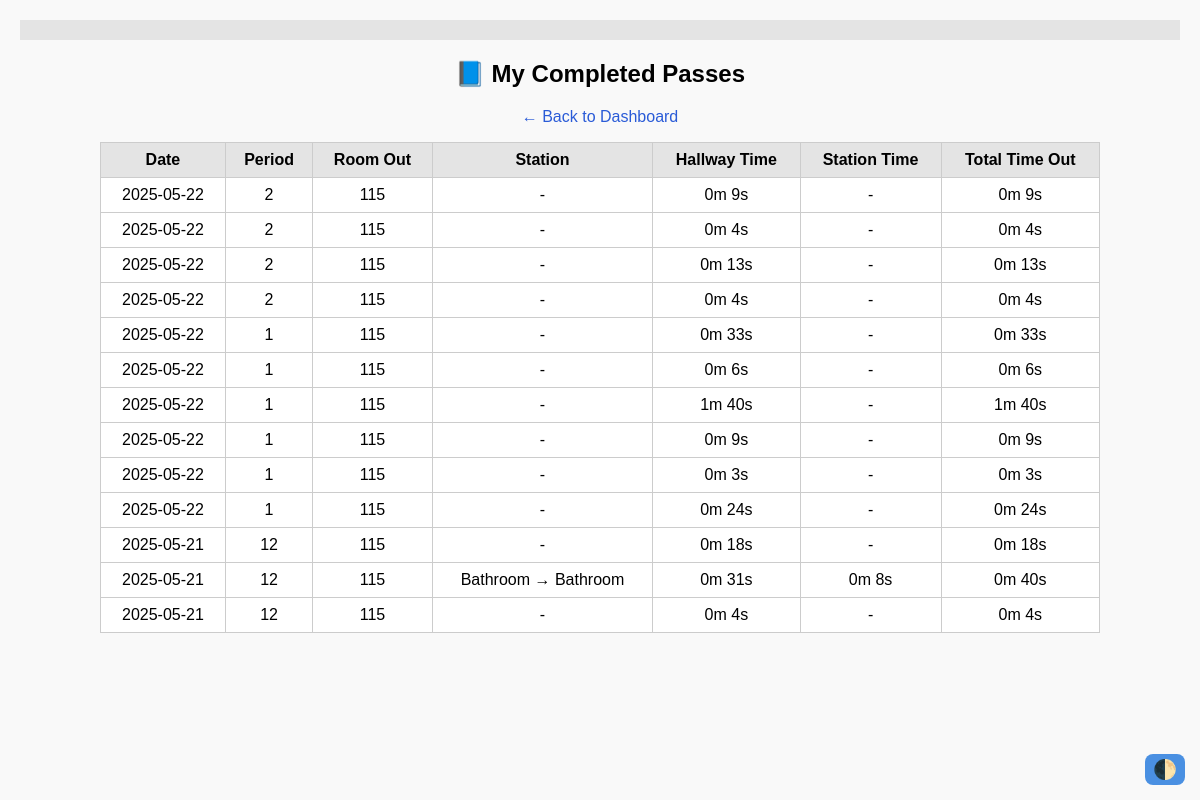
Screenshot of /my_passes (signed in) with the database file from the repository.
### src/models.py (models this page shows, shortened)
class Pass(db.Model):
    __tablename__ = "passes"
    id          = db.Column(db.Integer, primary_key=True)
    date        = db.Column(db.Date, default=func.current_date())
    student_id  = db.Column(db.String, db.ForeignKey("users.id"), nullable=False)
    checkout_at     = db.Column(db.DateTime(timezone=True), nullable=False)
    checkin_at      = db.Column(db.DateTime(timezone=True))
    period          = db.Column(db.String(10))
    origin_room     = db.Column(db.String(10), nullable=False)  # main room (where pass starts)
    room_out        = db.synonym("origin_room")
    room_in         = db.Column(db.String(10))  # where the student ends up
    is_override     = db.Column(db.Boolean, default=False)
    note            = db.Column(db.Text)
    status          = db.Column(db.String, default="pending_start", nullable=False)
    total_pass_time = db.Column(db.Integer)
    __table_args__ = (
        db.CheckConstraint(
            "status IN ('pending_start','active','pending_return','returned')"
        ),
        db.UniqueConstraint(
            "student_id", "checkin_at", name="uq_student_one_open_pass"
        ),
    )
    @property
    def station(self):
        return self.origin_room
    @property
    def checkout_time(self):
        return self.checkout_at.time() if self.checkout_at else None
    @property
    def checkin_time(self):
        return self.checkin_at.time() if self.checkin_at else None

### src/routes/core.py (the view)
@core_bp.route('/my_passes')
def my_passes():
    if 'student_id' not in session:
        return redirect(url_for('auth.login'))
    student_id = session['student_id']
    passes = Pass.query.filter_by(
        student_id=student_id,
        status="returned"
    ).order_by(Pass.date.desc(), Pass.checkout_at.desc()).limit(50).all()
    rows = []
    for p in passes:
        logs = sorted(p.events, key=lambda l: l.timestamp)
        station_in = next((l for l in logs if l.event == "in"), None)
        station_out = next((l for l in logs if l.event == "out"), None)
        total_time = (p.checkin_at - p.checkout_at).total_seconds() if p.checkin_at and p.checkout_at else 0
        station_time = (station_out.timestamp - station_in.timestamp).total_seconds() if station_in and station_out else 0
        hallway_time = total_time - station_time if station_time else total_time
        rows.append({
            "date": p.date.strftime('%Y-%m-%d'),
            "period": p.period or "-",
            "room_out": p.room_out or "-",
            "station": f"{station_in.station} → {station_out.station}" if station_in and station_out else "-",
            "hallway": f"{int(hallway_time//60)}m {int(hallway_time%60)}s" if hallway_time else "-",
            "station_time": f"{int(station_time//60)}m {int(station_time%60)}s" if station_time else "-",
            "total": f"{int(total_time//60)}m {int(total_time%60)}s" if total_time else "-"
        })
    return render_template('my_passes.html', passes=rows)

### src/routes/auth.py (called while the page is built)
@auth_bp.before_app_request
def enforce_session_timeout():
    session.permanent = True
    current_app.permanent_session_lifetime = timedelta(
        minutes=SESSION_TIMEOUT_MIN
    )

### templates/my_passes.html (shortened to what this page needs)
{% extends "base.html" %}
{% block content %}
<h2>📘 My Completed Passes</h2>
<a href="{{ url_for('core.student_landing') }}">← Back to Dashboard</a>
<table class="passes-table">
  <thead>
    <tr>
      <th>Date</th>
      <th>Period</th>
      <th>Room Out</th>
      <th>Station</th>
      <th>Hallway Time</th>
      <th>Station Time</th>
      <th>Total Time Out</th>
    </tr>
  </thead>
  <tbody>
    {% for p in passes %}
    <tr>
      <td>{{ p.date }}</td>
      <td>{{ p.period }}</td>
      <td>{{ p.room_out }}</td>
      <td>{{ p.station }}</td>
      <td>{{ p.hallway }}</td>
      <td>{{ p.station_time }}</td>
      <td>{{ p.total }}</td>
    </tr>
    {% endfor %}
  </tbody>
</table>
{% endblock %}

### templates/base.html (shortened to what this page needs)
<!DOCTYPE html>
<html lang="en">
<head>
  <link rel="stylesheet" href="{{ url_for('static', filename='css/style.css') }}" />
</head>
<body>
  <nav class="main-nav">
  </nav>
  <main>
    {% block content %}{% endblock %}
  </main>
</body>
</html>

### static/css/style.css (style rules this page uses)
:root { --bg: #f9f9f9; --text: #000; --card-bg: white; --link: #2a5bd7; --link-hover: #1e40af; --btn-bg: #4a90e2; --btn-hover: #357ab8; --border: #ccc; --error: red; --table-header: #e4e4e4; }
body { font-family: Arial, sans-serif; margin: 0; padding: 20px; background: var(--bg); color: var(--text); text-align: center; }
h1, h2 { margin-top: 10px; margin-bottom: 20px; color: var(--text); }
nav { margin-bottom: 20px; background: var(--table-header); padding: 10px 0; display: flex; justify-content: center; gap: 20px; font-size: 1.1em; }
a { color: var(--link); text-decoration: none; margin: 0 10px; }
table { margin: auto; border-collapse: collapse; width: 95%; background: var(--card-bg); }
th, td { border: 1px solid var(--border); padding: 10px; text-align: center; vertical-align: middle; }
th { background: var(--table-header); }
.main-nav { background: var(--table-header); padding: 10px 0; display: flex; justify-content: center; gap: 20px; font-size: 1.1em; }
.passes-table { margin: 1em auto; border-collapse: collapse; width: 90%; max-width: 1000px; background: var(--card-bg); color: var(--text); font-size: 1em; }
.passes-table th, .passes-table td { border: 1px solid var(--border); padding: 8px 12px; text-align: center; }
.passes-table th { background: var(--table-header); }

### rows the page displays
Pass: date "2025-05-22", period "2", room_out "115", station "-", hallway "0m 9s", station_time "-", total "0m 9s"
Pass: date "2025-05-22", period "2", room_out "115", station "-", hallway "0m 4s", station_time "-", total "0m 4s"
Pass: date "2025-05-22", period "2", room_out "115", station "-", hallway "0m 13s", station_time "-", total "0m 13s"
Pass: date "2025-05-22", period "2", room_out "115", station "-", hallway "0m 4s", station_time "-", total "0m 4s"
Pass: date "2025-05-22", period "1", room_out "115", station "-", hallway "0m 33s", station_time "-", total "0m 33s"
Pass: date "2025-05-22", period "1", room_out "115", station "-", hallway "0m 6s", station_time "-", total "0m 6s"
Pass: date "2025-05-22", period "1", room_out "115", station "-", hallway "1m 40s", station_time "-", total "1m 40s"
Pass: date "2025-05-22", period "1", room_out "115", station "-", hallway "0m 9s", station_time "-", total "0m 9s"
Pass: date "2025-05-22", period "1", room_out "115", station "-", hallway "0m 3s", station_time "-", total "0m 3s"
Pass: date "2025-05-22", period "1", room_out "115", station "-", hallway "0m 24s", station_time "-", total "0m 24s"
Pass: date "2025-05-21", period "12", room_out "115", station "-", hallway "0m 18s", station_time "-", total "0m 18s"
Pass: date "2025-05-21", period "12", room_out "115", station "Bathroom → Bathroom", hallway "0m 31s", station_time "0m 8s", total "0m 40s"
Pass: date "2025-05-21", period "12", room_out "115", station "-", hallway "0m 4s", station_time "-", total "0m 4s"
